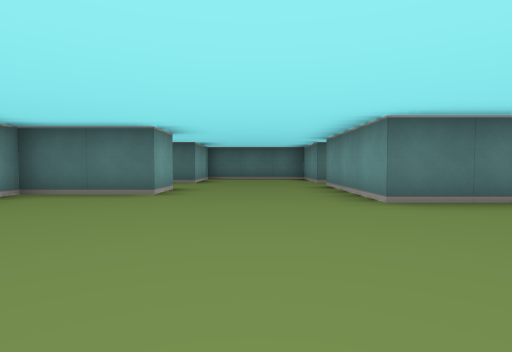
view 1 (above)

15 first-person views from a walk through a cub3D ray-caster map. The camera is about half as high as the walls, tilts 2° down and sees 80° across. The floor is counted in squares. Each view is taken from the middle of a square. On the plan, view 1 faces up. The plan holds only what a view shows up to about 9 squares ahead; the rest is blank.

view 2
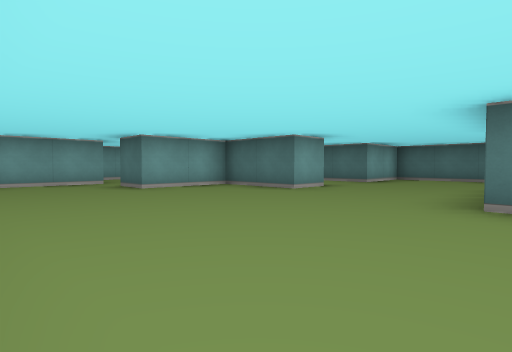

view 3
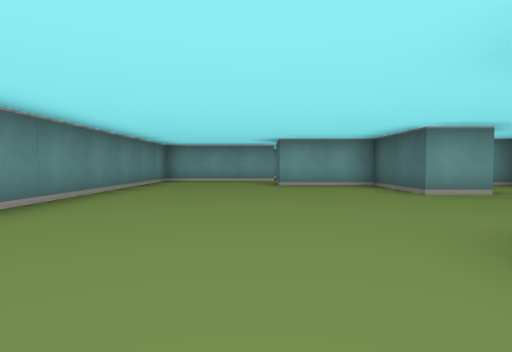

view 4
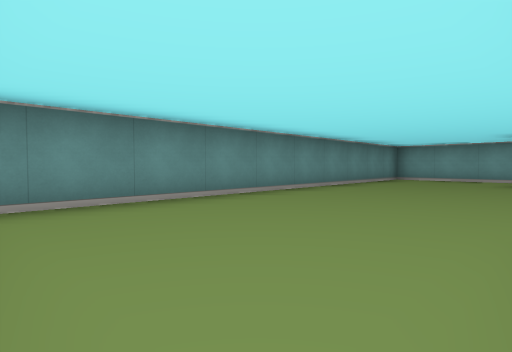

view 5
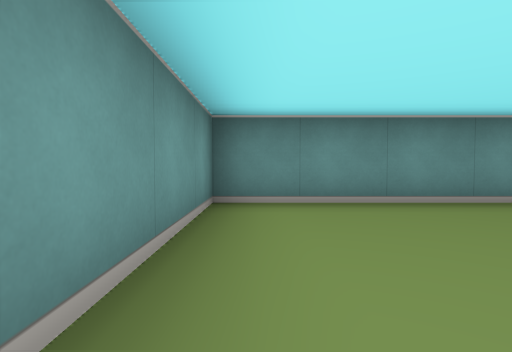

view 6
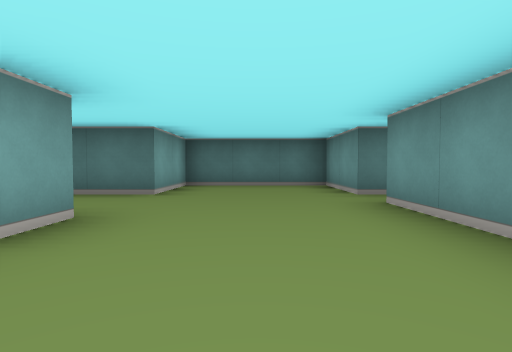

view 7
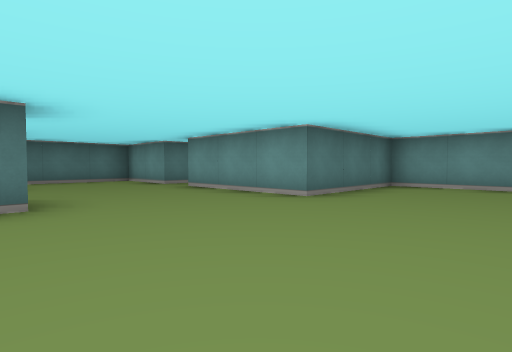

view 8
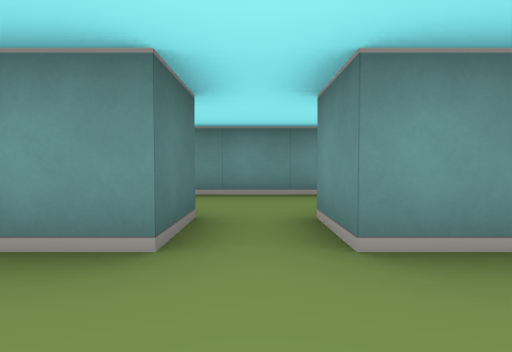

view 9
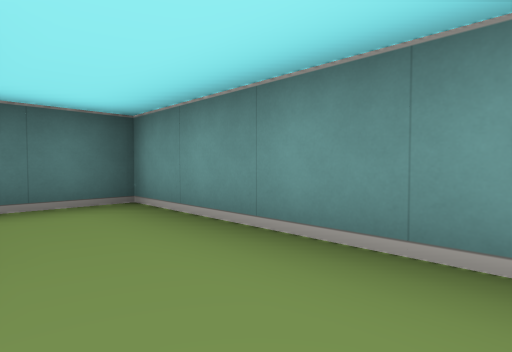

view 10
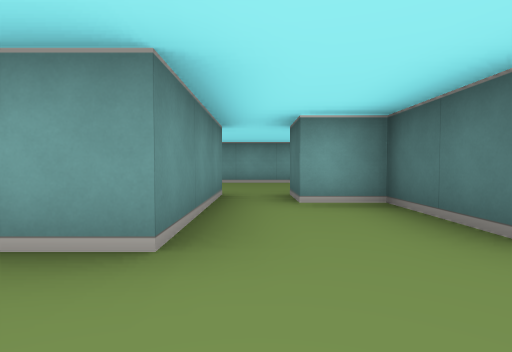

view 11
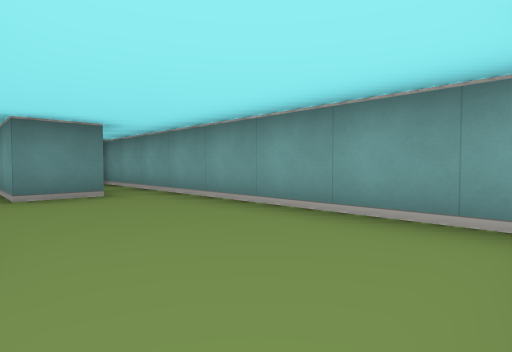

view 12
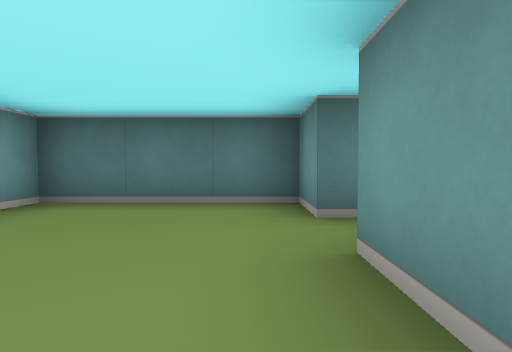

view 13
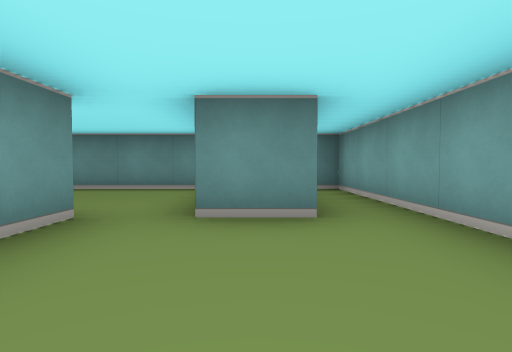

view 14
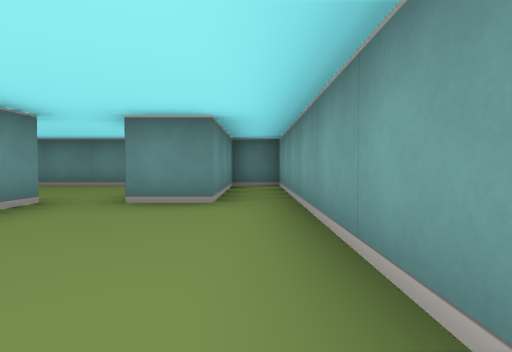

view 15
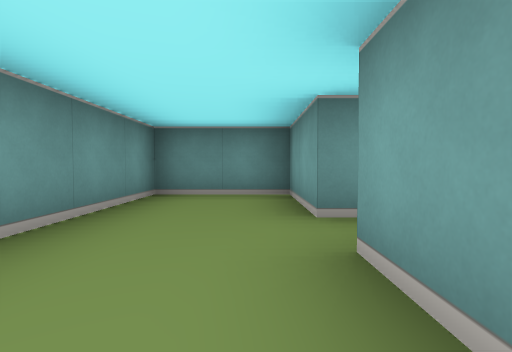

### Floor plan
Points are (right, up) in squares from view 1. A wall is a line through its corners. A room is listed if a view was taken in it or the views show most of it. See-through windows are left out.
Room 1 (views 1, 2, 3, 4, 5, 6, 7, 8, 10)
walls: (-3.5, 5.5) (-1.5, 5.5) (-1.5, 4.5) (-3.5, 4.5) (-3.5, 2.5) (-4.5, 2.5); (2.5, 7.5) (1.5, 7.5) (1.5, 9.5) (-1.5, 9.5) (-1.5, 7.5) (-3.5, 7.5) (-3.5, 6.5); (-5.5, 2.5) (-5.5, -0.5) (4.5, -0.5) (4.5, 3.5) (1.5, 3.5) (1.5, 6.5) (2.5, 6.5)
ways out: opening at (2, 7) to room 2; opening at (-4.5, 4.5) to room 3
Room 2 (views 9, 15)
walls: (2.5, 6.5) (2.5, 4.5) (4.5, 4.5) (4.5, 9.5) (3.2, 9.5); (2.5, 8.5) (2.5, 7.5)
ways out: opening at (2, 7) to room 1
Room 3 (views 11, 12, 13, 14)
walls: (-4.5, 2.5) (-4.5, 5.5) (-3.5, 5.5); (-3.5, 6.5) (-4.5, 6.5) (-4.5, 7.5) (-7.5, 7.5) (-7.5, -0.5) (-6.5, -0.5) (-6.5, 2.5) (-5.5, 2.5)
ways out: opening at (-4.5, 4.5) to room 1

Where each view was taken, in squares from view 1:
view 1: 0 up, 0 right, facing up
view 2: 0 up, 2 right, facing up-left
view 3: 2 up, 3 right, facing left
view 4: 3 up, 4 right, facing down-left
view 5: 3 up, 4 right, facing down
view 6: 3 up, 0 right, facing up
view 7: 1 up, 2 left, facing up-right
view 8: 7 up, 0 right, facing right
view 9: 6 up, 3 right, facing up-right
view 10: 6 up, 0 right, facing left
view 11: 7 up, 5 left, facing down-left
view 12: 4 up, 5 left, facing up
view 13: 5 up, 6 left, facing down
view 14: 6 up, 7 left, facing down
view 15: 9 up, 3 right, facing down
